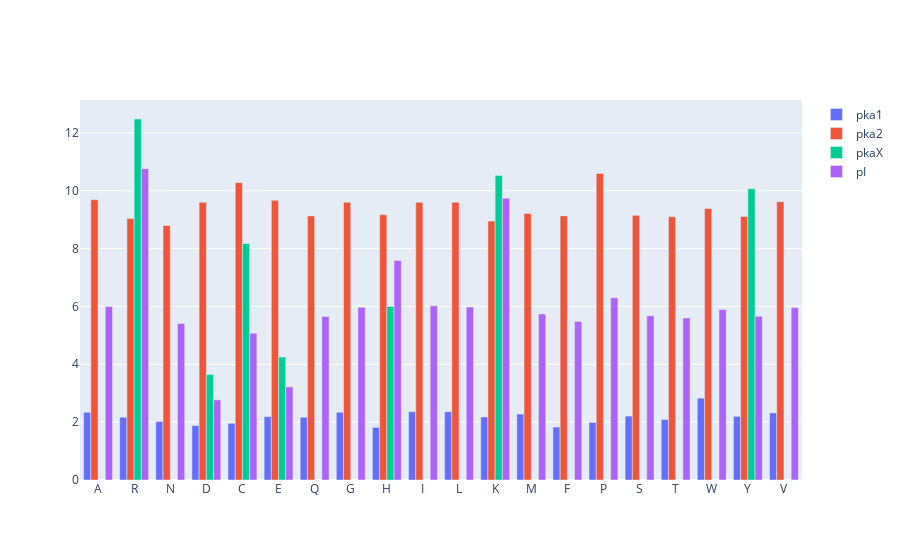

The notebook cell saved with this chart:
### Code cell
data = [
    go.Bar(
        x=aa_df["1-letter code"],
        y=aa_df.pka1,
        hovertext=aa_df["Name"],
        name="pka1"
    ),
    go.Bar(
        x=aa_df["1-letter code"],
        y=aa_df.pka2,
        hovertext=aa_df["Name"],
        name="pka2"
    ),
    go.Bar(
        x=aa_df["1-letter code"],
        y=aa_df.pkaX,
        hovertext=aa_df["Name"],
        name="pkaX"
    ),
    go.Bar(
        x=aa_df["1-letter code"],
        y=aa_df.pI,
        hovertext=aa_df["Name"],
        name="pI"
    )

]
go.Figure(data)

### Figure 1 — Plotly figure (JSON) as saved in the notebook; plotly's stock layout.template omitted (floating-point values rounded to 4 significant figures)
{"data": [{"hovertext": ["Alanine", "Arginine", "Asparagine", "Aspartic acid", "Cysteine", "Glutamic acid", "Glutamine", "Glycine", "Histidine", "Isoleucine", "Leucine", "Lysine", "Methionine", "Phenylalanine", "Proline", "Serine", "Threonine", "Tryptophan", "Tyrosine", "Valine"], "name": "pka1", "type": "bar", "x": ["A", "R", "N", "D", "C", "E", "Q", "G", "H", "I", "L", "K", "M", "F", "P", "S", "T", "W", "Y", "V"], "y": [2.34, 2.17, 2.02, 1.88, 1.96, 2.19, 2.17, 2.34, 1.82, 2.36, 2.36, 2.18, 2.28, 1.83, 1.99, 2.21, 2.09, 2.83, 2.2, 2.32]}, {"hovertext": ["Alanine", "Arginine", "Asparagine", "Aspartic acid", "Cysteine", "Glutamic acid", "Glutamine", "Glycine", "Histidine", "Isoleucine", "Leucine", "Lysine", "Methionine", "Phenylalanine", "Proline", "Serine", "Threonine", "Tryptophan", "Tyrosine", "Valine"], "name": "pka2", "type": "bar", "x": ["A", "R", "N", "D", "C", "E", "Q", "G", "H", "I", "L", "K", "M", "F", "P", "S", "T", "W", "Y", "V"], "y": [9.69, 9.04, 8.8, 9.6, 10.28, 9.67, 9.13, 9.6, 9.17, 9.6, 9.6, 8.95, 9.21, 9.13, 10.6, 9.15, 9.1, 9.39, 9.11, 9.62]}, {"hovertext": ["Alanine", "Arginine", "Asparagine", "Aspartic acid", "Cysteine", "Glutamic acid", "Glutamine", "Glycine", "Histidine", "Isoleucine", "Leucine", "Lysine", "Methionine", "Phenylalanine", "Proline", "Serine", "Threonine", "Tryptophan", "Tyrosine", "Valine"], "name": "pkaX", "type": "bar", "x": ["A", "R", "N", "D", "C", "E", "Q", "G", "H", "I", "L", "K", "M", "F", "P", "S", "T", "W", "Y", "V"], "y": [null, 12.48, null, 3.65, 8.18, 4.25, null, null, 6, null, null, 10.53, null, null, null, null, null, null, 10.07, null]}, {"hovertext": ["Alanine", "Arginine", "Asparagine", "Aspartic acid", "Cysteine", "Glutamic acid", "Glutamine", "Glycine", "Histidine", "Isoleucine", "Leucine", "Lysine", "Methionine", "Phenylalanine", "Proline", "Serine", "Threonine", "Tryptophan", "Tyrosine", "Valine"], "name": "pI", "type": "bar", "x": ["A", "R", "N", "D", "C", "E", "Q", "G", "H", "I", "L", "K", "M", "F", "P", "S", "T", "W", "Y", "V"], "y": [6, 10.76, 5.41, 2.77, 5.07, 3.22, 5.65, 5.97, 7.59, 6.02, 5.98, 9.74, 5.74, 5.48, 6.3, 5.68, 5.6, 5.89, 5.66, 5.96]}], "layout": {}}
